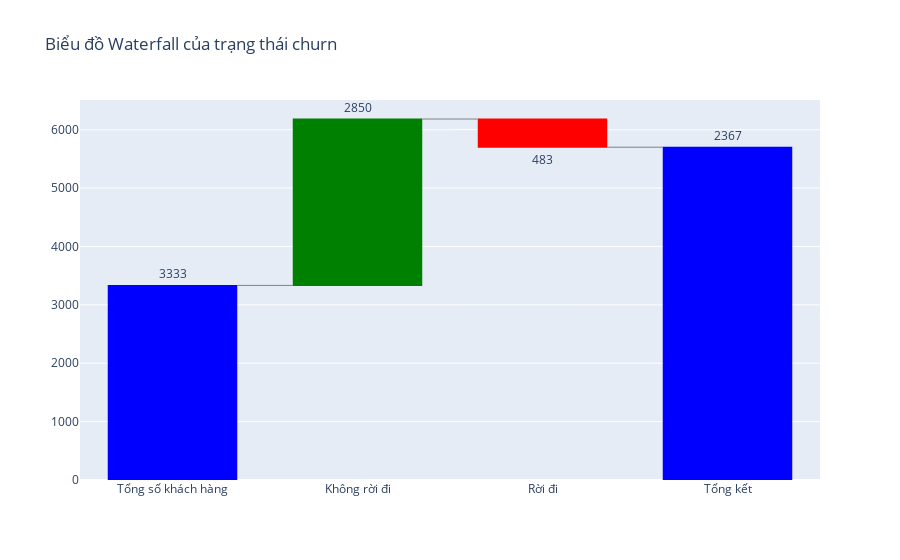

Notebook code cell kept with this figure:
### Code cell
# Count churn and non-churn customers
churn_counts = tele['Churn'].value_counts()
total_customers = len(tele)
not_churned = churn_counts[False]
churned = churn_counts[True]

# Calculate the difference
difference = not_churned - churned

# Create the Waterfall chart
fig = go.Figure(go.Waterfall(
    name="Churn Analysis",
    orientation="v",
    measure=["absolute", "relative", "relative", "total"],
    x=["Tổng số khách hàng", "Không rời đi", "Rời đi", "Tổng kết"],
    textposition="outside",
    text=[total_customers, not_churned, churned, difference],
    y=[total_customers, not_churned, -churned, difference],
    connector=dict(line=dict(color="gray", width=1)),
    decreasing=dict(marker=dict(color="red")),
    increasing=dict(marker=dict(color="green")),
    totals=dict(marker=dict(color="blue"))
))

fig.update_layout(
    title="Biểu đồ Waterfall của trạng thái churn",
    waterfallgap=0.3
)

# Show the chart
fig.show()

### Figure 1 — Plotly figure (JSON) as saved in the notebook; plotly's stock layout.template omitted (floating-point values rounded to 4 significant figures)
{"data": [{"connector": {"line": {"color": "gray", "width": 1}}, "decreasing": {"marker": {"color": "red"}}, "increasing": {"marker": {"color": "green"}}, "measure": ["absolute", "relative", "relative", "total"], "name": "Churn Analysis", "orientation": "v", "text": ["3333", "2850", "483", "2367"], "textposition": "outside", "totals": {"marker": {"color": "blue"}}, "type": "waterfall", "x": ["Tổng số khách hàng", "Không rời đi", "Rời đi", "Tổng kết"], "y": [3333, 2850, -483, 2367]}], "layout": {"title": {"text": "Biểu đồ Waterfall của trạng thái churn"}, "waterfallgap": 0.3}}
